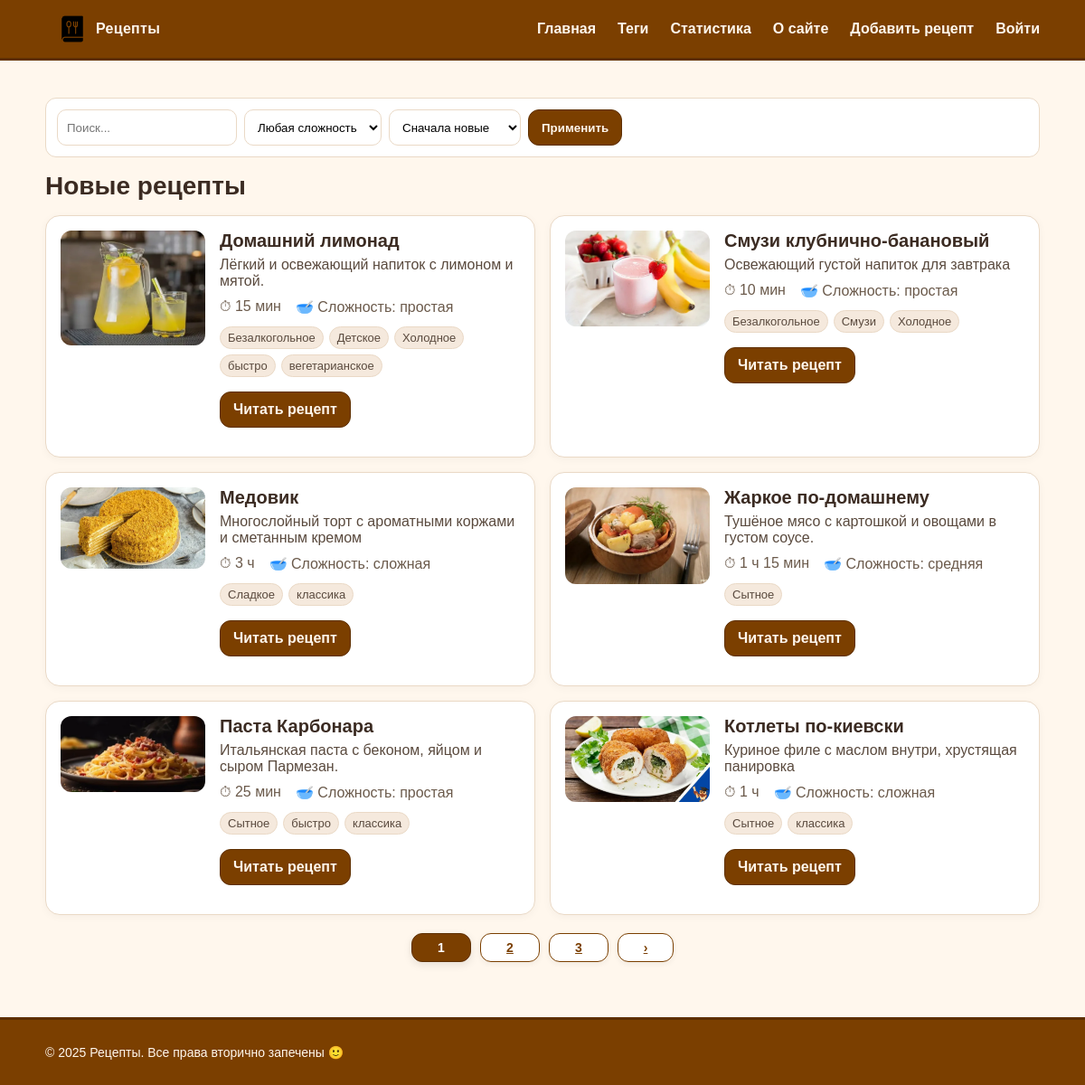
The page / on the database its author committed.
### recipes/models.py (models this page shows, shortened)
class Recipe(models.Model):
    class Difficulty(models.TextChoices):
        EASY = "easy", "простая"
        MEDIUM = "medium", "средняя"
        HARD = "hard", "сложная"
    title = models.CharField("Название", max_length=255, db_index=True)
    slug = models.SlugField("Слаг", max_length=255, unique=True, db_index=True)
    desc = models.TextField("Описание", blank=True)
    image = models.CharField("Путь к изображению", max_length=255, blank=True)  # путь в /static/...
    cook_time = models.CharField("Время (текст)", max_length=50, blank=True)     # например: "45 мин"
    cook_time_min = models.PositiveIntegerField("Время (мин)", default=0)        # число минут для агрегаций
    difficulty = models.CharField(
        "Сложность",
        max_length=10,
        choices=Difficulty.choices,
        default=Difficulty.EASY,
    )
    is_published = models.BooleanField("Опубликован", default=True)
    photo = models.ImageField("Фото", upload_to=recipe_photo_upload_to, blank=True, null=True)
    category = models.ForeignKey(
        "Category",
        verbose_name="Категория",
        on_delete=models.SET_NULL,
        null=True,
        blank=True,
        related_name="recipes",
    )  # 1 категория -> много рецептов
    tags = models.ManyToManyField(
        "Tag",
        verbose_name="Теги",
        blank=True,
        related_name="recipes",
    )  # многие теги <-> многие рецепты
    created_at = models.DateTimeField("Создано", auto_now_add=True)
    updated_at = models.DateTimeField("Обновлено", auto_now=True)
    objects = models.Manager()
    published = PublishedManager()
    class Meta:
        verbose_name = "Рецепт"
        verbose_name_plural = "Рецепты"
        ordering = ["-created_at"]
        indexes = [models.Index(fields=["-created_at"])]
    def get_absolute_url(self):
        return reverse("recipe_detail_slug", kwargs={"slug": self.slug})

class Tag(models.Model):
    name = models.CharField("Название", max_length=120, unique=True, db_index=True)
    slug = models.SlugField("Слаг", max_length=120, unique=True, db_index=True)
    class Meta:
        verbose_name = "Тег"
        verbose_name_plural = "Теги"
        ordering = ["name"]
    def get_absolute_url(self):
        return reverse("recipes_by_tag", kwargs={"slug": self.slug})

### recipes/views.py (the view)
# urls.py: path('', IndexView.as_view(), name='home'),
class IndexView(DataMixin, ListView):
    model = Recipe
    template_name = 'recipes/index.html'
    context_object_name = 'recipes'
    title_page = 'Новые рецепты'  # попадёт в шаблон как {{ title }} через DataMixin
    def get_queryset(self):
        sort_by = self.request.GET.get('sort', '-created_at')  # '-created_at' | 'title' | '-title'
        q = self.request.GET.get('q', '').strip()
        diff = self.request.GET.get('difficulty', '')  # 'easy'|'medium'|'hard'|''
        qs = Recipe.published.all()
        if q:
            qs = qs.filter(Q(title__icontains=q) | Q(desc__icontains=q))
        if diff in dict(Recipe.Difficulty.choices):
            qs = qs.filter(difficulty=diff)
        return qs.order_by(sort_by)
    def get_context_data(self, **kwargs):
        ctx = super().get_context_data(**kwargs)
        q = self.request.GET.get('q', '').strip()
        diff = self.request.GET.get('difficulty', '')
        sort_by = self.request.GET.get('sort', '-created_at')
        ctx.update({
            'sort_by': sort_by,
            'q': q,
            'diff': diff,
            'difficulty_choices': Recipe.Difficulty.choices,
            'year': 2025,
        })
        tail_parts = []
        if q: tail_parts.append(f"q={q}")
        if diff: tail_parts.append(f"difficulty={diff}")
        if sort_by and sort_by != '-created_at': tail_parts.append(f"sort={sort_by}")
        ctx['query_tail'] = ('&' + '&'.join(tail_parts)) if tail_parts else ''
        return self.get_mixin_context(ctx)

### recipes/models.py (called while the page is built)
    def get_queryset(self):
        return super().get_queryset().filter(is_published=True)

### recipes/utils.py (called while the page is built)
    def get_mixin_context(self, context: Dict[str, Any], **kwargs):
        if self.title_page:
            context["title"] = self.title_page
        context.setdefault("menu", MENU)
        context.setdefault("cat_selected", None)
        context.update(kwargs)
        return context

### recipes/templates/recipes/index.html (shortened to what this page needs)
{% extends 'base.html' %}
{% load static %}
{% block content %}
  <form method="get" class="filters">
    <input type="text" name="q" placeholder="Поиск..." value="{{ q }}">
    <select name="difficulty">
      <option value="">Любая сложность</option>
    </select>
    <select name="sort">
      <option value="-created_at" {% if sort_by == '-created_at' %}selected{% endif %}>Сначала новые</option>
    </select>
    <button class="btn">Применить</button>
  </form>
  <h1 class="page-title">{{ title }}</h1>
  <ul class="card-list">
    {% for r in recipes %}
      <li class="card">
        <div class="card-media">
  {% if r.photo %}
    <img src="{{ r.photo.url }}" alt="{{ r.title }}">
  {% elif r.image %}
    <img src="{% static r.image %}" alt="{{ r.title }}">
  {% else %}
    <div class="noimg">Нет изображения</div>
  {% endif %}
</div>
        <div class="card-body">
          <h2 class="card-title">{{ r.title }}</h2>
          <p class="card-desc">{{ r.desc }}</p>
          <ul class="meta">
            <li>⏱ {{ r.cook_time }}</li>
            <li>🥣 Сложность: {{ r.get_difficulty_display }}</li>
          </ul>
          <ul class="tags">
            {% for t in r.tags.all %}
                <li><a class="tag" href="{{ t.get_absolute_url }}">{{ t.name }}</a></li>
            {% empty %}
                <li class="tag tag-empty">без тегов</li>
            {% endfor %}
            </ul>
          <p><a class="btn" href="{{ r.get_absolute_url }}">Читать рецепт</a></p>
        </div>
      </li>
    {% endfor %}
  </ul>
{% include 'recipes/_pagination.html' %}
{% endblock %}

### recipes/static/recipes/css/styles.css (style rules this page uses)
:root { --choco:#7B3F00; --choco-dark:#5e2f00; --cream:#FFF7ED; --ink:#3b2b22; --paper:#ffffff; --border:#ead9c6; --header-h:64px; --footer-h:72px; --header-extra-gap:20px; --footer-extra-gap:32px; }
html, body { min-height:100%; margin:0; color:var(--ink); background:var(--cream); font-family:Arial, system-ui, -apple-system, "Segoe UI", Roboto, "Helvetica Neue", sans-serif; }
body { padding-top:calc(var(--header-h) + var(--header-extra-gap)); padding-bottom:calc(var(--footer-h) + var(--footer-extra-gap)); }
.page-title { margin:8px 0 16px; font-size:28px; }
.card-list { list-style:none; margin:0; padding:0; display:grid; gap:16px; grid-template-columns:1fr; }
@media (min-width:720px) { .card-list { grid-template-columns:1fr 1fr; } }
.card { display:grid; grid-template-columns:160px 1fr; gap:16px; background:var(--paper); border:1px solid var(--border); border-radius:16px; padding:16px; box-shadow:0 2px 10px rgba(0,0,0,.04); }
.card-media img { width:100%; height:auto; display:block; border-radius:12px; }
.card-title { margin:0 0 6px; font-size:20px; }
.card-desc { margin:0 0 10px; color:#5a4a3e; }
.meta { margin:0 0 12px; padding:0; display:flex; gap:16px; list-style:none; color:#6b5a4b; }
.btn { display:inline-block; padding:10px 14px; border-radius:12px; background:var(--choco); color:var(--cream); text-decoration:none; font-weight:600; border:1px solid var(--choco-dark); }
.filters { display:flex; flex-wrap:wrap; gap:8px; align-items:center; margin:12px 0 16px; padding:12px; background:var(--paper); border:1px solid var(--border); border-radius:12px; }
.filters input[type="text"], .filters select { min-height:40px; padding:8px 10px; border:1px solid var(--border); border-radius:10px; background:#fff; }
.filters .btn { min-height:40px; padding:8px 14px; }
.tags { list-style:none; padding:0; margin:8px 0 0; display:flex; flex-wrap:wrap; gap:6px; }
.tag { display:inline-block; padding:4px 8px; border-radius:999px; background:#f5e9dd; border:1px solid var(--border); text-decoration:none; color:#5a4a3e; font-size:13px; }

### rows shown on the page
Recipe: photo (picture), title "Домашний лимонад", desc "Лёгкий и освежающий напиток с лимоном и мятой.", cook_time "15 мин", difficulty "простая"
Tag: name "Безалкогольное"
Tag: name "Детское"
Tag: name "Холодное"
Tag: name "быстро"
Tag: name "вегетарианское"
Recipe: photo (picture), title "Смузи клубнично-банановый", desc "Освежающий густой напиток для завтрака", cook_time "10 мин", difficulty "простая"
Tag: name "Смузи"
Recipe: photo (picture), title "Медовик", desc "Многослойный торт с ароматными коржами и сметанным кремом", cook_time "3 ч", difficulty "сложная"
Tag: name "Сладкое"
Tag: name "классика"
Recipe: photo (picture), title "Жаркое по-домашнему", desc "Тушёное мясо с картошкой и овощами в густом соусе.", cook_time "1 ч 15 мин", difficulty "средняя"
Tag: name "Сытное"
Recipe: photo (picture), title "Паста Карбонара", desc "Итальянская паста с беконом, яйцом и сыром Пармезан.", cook_time "25 мин", difficulty "простая"
Recipe: photo (picture), title "Котлеты по-киевски", desc "Куриное филе с маслом внутри, хрустящая панировка", cook_time "1 ч", difficulty "сложная"

### other values the page prints
{{ title }} "Новые рецепты"
{{ i }} "1"
{{ i }} "2" "3"
{{ year|default:2025 }} "2025"
